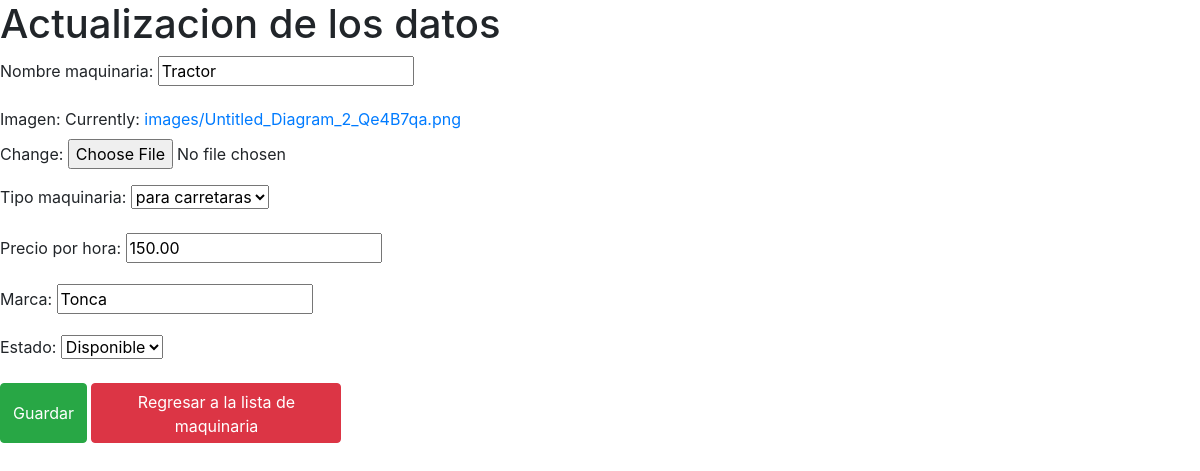
Page /maquinaria/2/ on the committed database.
### maquinaria/models.py (models this page shows, shortened)
class Maquinaria(models.Model):
    nombre_maquinaria=models.CharField(max_length=60)
    imagen=models.ImageField(upload_to="images")
    tipo_maquinaria=models.ForeignKey(Tipo_Maquinaria,on_delete=models.PROTECT)
    fraccion_tiempo=models.DecimalField(max_digits=6,decimal_places=2,verbose_name="Precio por hora")
    marca=models.CharField(max_length=40)
    ESTADO_OPCION=[
        ("D","Disponible"),
        ("A","Alquilada"),
    ]
    estado=models.CharField(max_length=4,choices=ESTADO_OPCION)
    class Meta:
        verbose_name = 'Maquinaria'
        verbose_name_plural = 'Maquinarias'

### maquinaria/views.py (the view)
# urls.py: path("<int:pk>/", views.MaquinariaUpdateView.as_view(), name='m_update'),
class MaquinariaUpdateView(generic.UpdateView):
    model = Maquinaria
    fields=['nombre_maquinaria','imagen','tipo_maquinaria','fraccion_tiempo','marca','estado']
    template_name = "m_update.html"

### maquinaria/models.py (called while the page is built)
    def __str__(self):
        return self.nombre_tipo

### maquinaria/templates/m_update.html (shortened to what this page needs)
<!DOCTYPE html>
<html lang="en">
<head>
    <link rel="stylesheet" href="https://stackpath.bootstrapcdn.com/bootstrap/4.3.1/css/bootstrap.min.css">
</head>
<body>
        <h1>Actualizacion de los datos</h1>
        <form method="post">{% csrf_token %}
            {{ form.as_p }}
            <input type="submit" style="width: 250x;height: 60px;" class="btn btn-success" value="Guardar">
         <button style="width: 250px;height: 60px;" type="button" class="btn btn-danger" data-toggle="modal" data-target="#exampleModal">
             <p> Regresar a la lista de maquinaria</p>
        </button>
        </form>
</body>
</html>

### rows in the picture
Maquinaria: nombre_maquinaria "Tractor", tipo_maquinaria "para carretaras", fraccion_tiempo "150.00", marca "Tonca", estado "Disponible"
